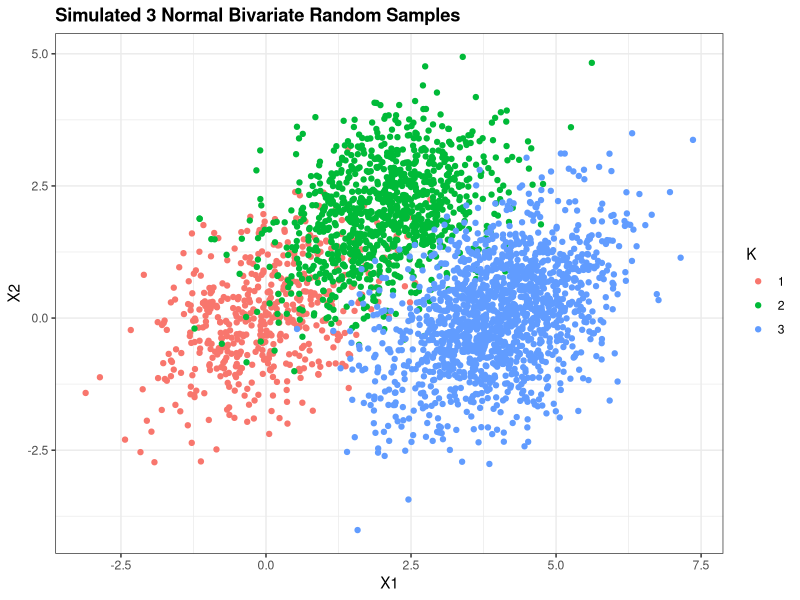
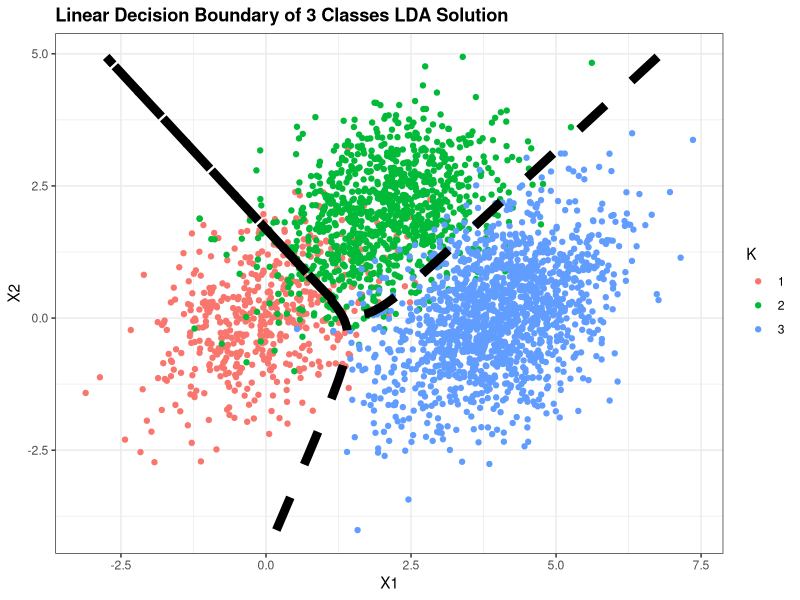

These figures' R source, in order:
## ---- chunk 1
## generating 3 bivariate normal distributions with a common covariance matrix using gaussian copula
library(ggplot2)
set.seed(2013122059)
# defining function using gaussian copula
generator_gc=function(n,mu,rho,diag){
  R=rbind(c(1,rho),c(rho,1))
  A=t(chol(R))
  U=matrix(nrow=n,ncol=2)
  W=matrix(nrow=n,ncol=2)
  # simulation
  for (i in 1:n){
    Z=rnorm(2,0,1)
    W=A%*%Z
    U[i,]=pnorm(W)
  }
  X=matrix(nrow=n,ncol=2)
  colnames(X)=paste0('X',1:2)
  for (j in 1:2){
    X[,j]=qnorm(U[,j],mean=mu[j],sd=sqrt(diag[j]))
  }
  return (X)
}

# parameters

n=c(500,1000,1500)
mu=rbind(c(0,0),c(2,2),c(4,0))
rho=0.4
var=c(1,1)



for (i in 1:3){
  class=paste0('k',i)
  K=factor(rep(i,n[i]))
  assign(class,data.frame(generator_gc(n=n[i],mu=mu[i,],rho=rho,diag=var),K))
}
df3=data.frame(rbind(k1,k2,k3))

# visualization of simulated samples
ggplot(df3,aes(x=X1,y=X2,color=K))+
  geom_point()+
  theme_bw()+
  ggtitle('Simulated 3 Normal Bivariate Random Samples')+
  theme(plot.title=element_text(face='bold'))

## ---- chunk 2

# defining linear discriminant function for 3 classes
ldf=function(df){
  result=list()
  # getting prior, mu and common sigma estimates
  N=nrow(df)
  p=ncol(df)-1
  k=length(unique(df$K))
  nk=numeric(k)
  muhat=matrix(nrow=k,ncol=p)
  xk=list()
  ss=list()
  for (i in 1:k){
    x=as.matrix(df[df$K==i,-ncol(df)])
    xk[[i]]=x
    nk[i]=nrow(x)
    muhat[i,]=as.matrix(apply(x,2,mean))
    dev=apply(x,1,function(x)x-muhat[i,])
    ss[[i]]=dev%*%t(dev)
  }
  pihat=prop.table(nk)
  sigmahat=Reduce('+',ss)/(N-k)
  result[['pihat']]=pihat
  result[['muhat']]=muhat
  result[['sigmahat']]=sigmahat
  # discriminant functions for each class
  delta=function(x,sigmahat,muhat,pihat){
    return (t(x)%*%solve(sigmahat)%*%muhat
            -0.5*(t(muhat)%*%solve(sigmahat)%*%muhat)+log(pihat))
  }
  delta_mat=matrix(nrow=N,ncol=k)
  for (j in 1:k){
    # xk should be matrix!
    delta_mat[,j]=apply(as.matrix(df[,1:p]),
                        1,delta,
                        sigmahat=sigmahat,
                        muhat=muhat[j,],
                        pihat=pihat[j])
  }
  result[['delta mat']]=delta_mat
  return (result)
}

result=ldf(df3)
delta_mat=result[['delta mat']]
colnames(delta_mat)=c('K1','K2','K3')

# decision rule.. which class' value is maximum?
df3$Khat=factor(apply(delta_mat,1,which.max))
## using contour for visualization of decision boundary

# using contour of posterior probabilities for visualization of decision boundary
pihat=result[['pihat']]
muhat=result[['muhat']]
sigmahat=result[['sigmahat']]

gridx=seq(min(df3[,1]),max(df3[,1]),length.out=100)
gridy=seq(min(df3[,2]),max(df3[,2]),length.out=100)
grid=expand.grid(gridx,gridy)


likelihood=function(x,sigmahat,muhat){
  return (exp(-0.5*t(x-muhat)%*%solve(sigmahat)%*%(x-muhat)))
}

posterior=matrix(nrow=nrow(grid),
                 ncol=3)
for (k in 1:3){
  posterior[,k]=apply(as.matrix(grid[,1:2]),1,likelihood,sigmahat=sigmahat,muhat=muhat[k,])*pihat[k]
}
posterior=t(apply(posterior,1,prop.table))
posterior=cbind(grid,posterior)
colnames(posterior)=c('x1','x2','k1','k2','k3')

# final visualization using contour of posterior probabilities
ggplot(df3,aes(x=X1,y=X2))+
  geom_point(aes(color=K))+
  geom_contour(data=posterior,aes(x=x1,y=x2,z=k1),breaks=c(0,0.5),color='black',size=3,
               lty=2)+
  geom_contour(data=posterior,aes(x=x1,y=x2,z=k2),breaks=c(0,0.5),color='black',size=3,
               lty=2)+
  theme_bw()+
  ggtitle('Linear Decision Boundary of 3 Classes LDA Solution')+
  theme(plot.title=element_text(face='bold'))
